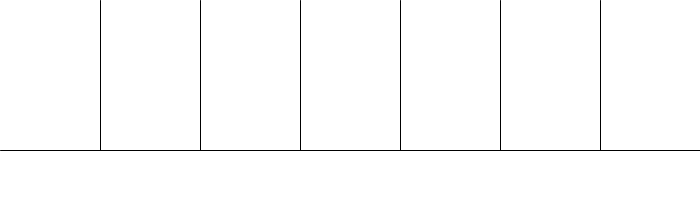
Frame 1 (no input)
Frame 60 (the mouse pressed at the canvas centre just before this capture): identical to frame 1, image omitted
Frame 120 (the mouse held since frame 60 and released just before this capture): identical to frame 1, image omitted

The Processing sketch that drew this single still picture (run headless with seeded random() and noise(); from frame 60 on, the mouse is pressed at the canvas centre):

// Processing sketch: DaysOfTheWeek
// ── DaysOfTheWeek.pde
void setup() {
  size (700,200);
  stroke(0);
  
  rectMode (CORNER);

  int b = 0;
}

void draw() {
  background (255);
 line (100, 0,100, 150);
  line (200, 0,200, 150);
   line (300, 0,300, 150);
    line (400, 0,400, 150);
     line (500, 0,500, 150);
      line (600, 0,600, 150);
 line (0, 150, 700, 150);
}

void mousePressed() {
  int b = int(random(1,8));
   if ((mouseX > 0) && (mouseX < 700) && (mouseY > 150) && (mouseY < 200) && (b == 1)) {
     println("monday");
     fill(0);
     rect(0,0,100,150);
   }
   else if ((mouseX > 0) && (mouseX < 700) && (mouseY > 150) && (mouseY < 200) && (b == 2)) {
     println ("tuesday");
     fill(0);
     rect(100,0,100,150);
   }
   else if ((mouseX > 0) && (mouseX < 700) && (mouseY > 150) && (mouseY < 200) && ( b== 3)) {
     println ("wednesday");
     fill(0);
     rect(200,0,100,150);
   }
   else if ((mouseX > 0) && (mouseX < 700) && (mouseY > 150) && (mouseY < 200) && ( b == 4)) {
     println ("thursday");
     fill(0);
     rect(300,0,100,150);
   }
   else if  ((mouseX > 0) && (mouseX < 700) && (mouseY > 150) && (mouseY < 200) && ( b == 5)) {
     println ("friday");
     fill(0);
     rect(400,0,100,150);
   }
    else if ((mouseX > 0) && (mouseX < 700) && (mouseY > 150) && (mouseY < 200) && ( b == 6)) {
     println ("saturday"); 
     fill(0);
     rect(500,0,100,150);
   }
    else if ((mouseX > 0) && (mouseX < 700) && (mouseY > 150) && (mouseY < 200) && ( b == 7)) {
     println ("sunday"); 
     fill(0);
     rect(600,0,100,150);
   }
   else { println ("");
   }
}

     






   
  
